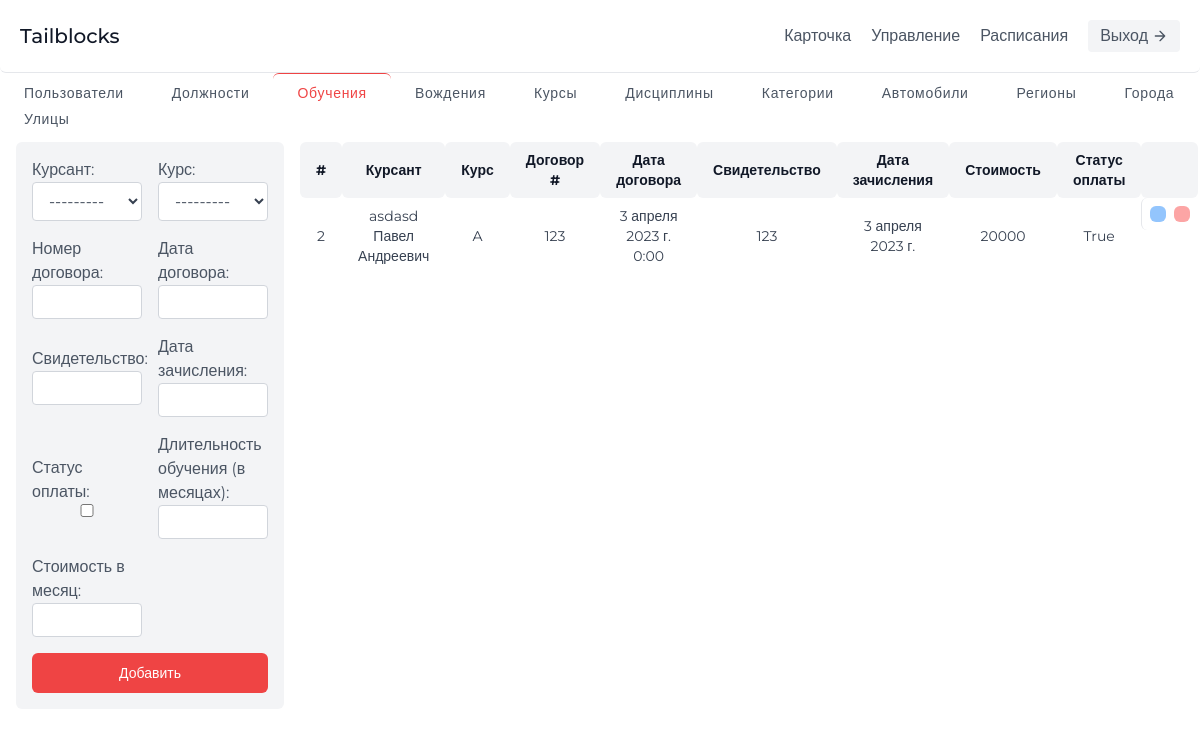
The app's page /control/trainings/ with its own data.
### app/models.py (models this page shows, shortened)
class Training(models.Model):
    id_cursant = models.ForeignKey('User', limit_choices_to={'is_cursant': 1}, on_delete=models.CASCADE, verbose_name="Курсант", related_name='cursant')
    id_course = models.ForeignKey(Course, on_delete=models.CASCADE, verbose_name="Курс")
    agreement_number = models.IntegerField(verbose_name='Номер договора')
    date_agreement = models.DateTimeField(verbose_name='Дата договора')
    certificate = models.CharField(max_length=255, verbose_name='Свидетельство')
    date_record = models.DateField(verbose_name='Дата зачисления')
    price = models.IntegerField(verbose_name='Стоимость')
    payment_status = models.BooleanField(verbose_name='Статус оплаты')
    class Meta:
        verbose_name = 'обучение'
        verbose_name_plural = 'обучения'

class User(AbstractUser):
    patronymic = models.CharField(blank=True, null=True, max_length=255, verbose_name='Отчество')
    date_of_birthday = models.DateField(blank=True, null=True, verbose_name='Дата рождения')
    passport_series = models.IntegerField(blank=True, null=True, verbose_name='Серия')
    passport_number = models.IntegerField(blank=True, null=True, verbose_name='Номер')
    date_references = models.DateField(blank=True, null=True, verbose_name='Дата выдачи')
    by_whom = models.CharField(blank=True, null=True, max_length=255, verbose_name='Кем выдан')
    id_region = models.ForeignKey(Region, on_delete=models.CASCADE, blank=True, null=True, verbose_name='Регион')
    id_city = models.ForeignKey(City, on_delete=models.CASCADE, blank=True, null=True, verbose_name='Город')
    id_street = models.ForeignKey(Street, on_delete=models.CASCADE, blank=True, null=True, verbose_name='Улица')
    house = models.CharField(blank=True, null=True, max_length=4, verbose_name='Дом')
    apartment = models.IntegerField(blank=True, null=True, verbose_name='Квартира')
    tel = models.CharField(blank=True, null=True, max_length=12, verbose_name='Телефон')
    status = models.CharField(max_length=255, blank=True, null=True, verbose_name='Статус')
    is_cursant = models.BooleanField(default=False, blank=True, verbose_name='Курсант')
    id_post = models.ForeignKey('Post', on_delete=models.CASCADE, blank=True, null=True, verbose_name='Должность')
    is_worker = models.BooleanField(default=False, blank=True, verbose_name='Сотрудник')
    class Meta:
        verbose_name = 'пользователь'
        verbose_name_plural = 'пользователи'
    def __str__(self):
        if self.last_name and self.first_name and self.patronymic:
            return '%s %s %s' % (self.last_name, self.first_name, self.patronymic)
        else:
            return self.username

class Course(models.Model):
    id_category = models.ForeignKey(Category, on_delete=models.CASCADE, verbose_name='Категория')
    price = models.IntegerField(verbose_name='Стоимость')
    start_date_education = models.DateField(verbose_name='Дата начала')
    end_date_education = models.DateField(verbose_name='Дата окончания')
    class Meta:
        verbose_name = 'курс'
        verbose_name_plural = 'курсы'
    def __str__(self):
        return '%s' % (self.id_category)

class Category(models.Model):
    name_category = models.CharField(max_length=155, verbose_name='Название')
    class Meta:
        verbose_name = 'категория'
        verbose_name_plural = 'категории'
    def __str__(self):
        return self.name_category

### app/views.py (the view)
# urls.py: path('control/trainings/', ControlView.trainingsControlPage, name='control-trainings'),
    def trainingsControlPage(request):
        trainings = Training.objects.all()
        form = WorkerPostTrainingForm(request.POST)
        return render(request, 'worker/control-trainings.html', {'trainings': trainings, 'form': form})

### app/forms.py (called while the page is built)
    def clean(self):
        cleaned_data = super().clean()
        duration = cleaned_data.get('duration')
        price_per_month = cleaned_data.get('price_per_month')
        if duration and price_per_month:
            price = duration * price_per_month
            cleaned_data['price'] = price
        return cleaned_data

### templates/worker/control-trainings.html (shortened to what this page needs)
{% extends '../base.html' %}
{% load static %}
{% block content %}
	{% block header %}
		{% include './includes/header-2.html' %}
	{% endblock header %}
	<main>
		<section class="text-gray-600 body-font">
			<div class="flex mx-auto flex-wrap mb-4">
				<a
					class="px-6 w-auto justify-center text-sm font-medium inline-flex items-center leading-none border-gray-200 hover:text-gray-900 hover:bg-gray-100 tracking-wider transition-all ease-in-out"
					href="{% url 'control-users' %}"
				>
					Пользователи
				</a>
				<a
					class="px-6 w-auto justify-center text-sm font-medium inline-flex items-center leading-none border-gray-200 hover:text-gray-900 hover:bg-gray-100 tracking-wider transition-all ease-in-out"
					href="{% url 'control-posts' %}"
				>
					Должности
				</a>
				<a
					class="w-auto justify-center border-t text-sm px-6 font-medium inline-flex items-center leading-none border-red-500 text-red-500 tracking-wider py-3"
					href="{% url 'control-trainings' %}"
				>
					Обучения
				</a>
				<a
					class="px-6 w-auto justify-center text-sm font-medium inline-flex items-center leading-none border-gray-200 hover:text-gray-900 hover:bg-gray-100 tracking-wider transition-all ease-in-out"
					href="{% url 'control-drivings' %}"
				>
					Вождения
				</a>
				<a
					class="px-6 w-auto justify-center text-sm font-medium inline-flex items-center leading-none border-gray-200 hover:text-gray-900 hover:bg-gray-100 tracking-wider transition-all ease-in-out"
					href="{% url 'control-courses' %}"
				>
					Курсы
				</a>
				<a
					class="px-6 w-auto justify-center text-sm font-medium inline-flex items-center leading-none border-gray-200 hover:text-gray-900 hover:bg-gray-100 tracking-wider transition-all ease-in-out"
					href="{% url 'control-disciplines' %}"
				>
					Дисциплины
				</a>
				<a
					class="px-6 w-auto justify-center text-sm font-medium inline-flex items-center leading-none border-gray-200 hover:text-gray-900 hover:bg-gray-100 tracking-wider transition-all ease-in-out"
					href="{% url 'control-categories' %}"
				>
					Категории
				</a>
				<a
					class="px-6 w-auto justify-center text-sm font-medium inline-flex items-center leading-none border-gray-200 hover:text-gray-900 hover:bg-gray-100 tracking-wider transition-all ease-in-out"
					href="{% url 'control-autos' %}"
				>
					Автомобили
				</a>
				<a
					class="px-6 w-auto justify-center text-sm font-medium inline-flex items-center leading-none border-gray-200 hover:text-gray-900 hover:bg-gray-100 tracking-wider transition-all ease-in-out"
					href="{% url 'control-regions' %}"
				>
					Регионы
				</a>
				<a
					class="px-6 w-auto justify-center text-sm font-medium inline-flex items-center leading-none border-gray-200 hover:text-gray-900 hover:bg-gray-100 tracking-wider transition-all ease-in-out"
					href="{% url 'control-cities' %}"
				>
					Города
				</a>
				<a
					class="px-6 w-auto justify-center text-sm font-medium inline-flex items-center leading-none border-gray-200 hover:text-gray-900 hover:bg-gray-100 tracking-wider transition-all ease-in-out"
					href="{% url 'control-streets' %}"
				>
					Улицы
				</a>
			</div>
			<div class="grid grid-cols-4">
				<div class="col-span-1 w-full px-4">
					<form
						method="POST"
						action="/control/training/new/"
						class="w-full items-center p-4 bg-gray-100 grid grid-cols-2 items-center justify-center gap-4"
					>
						{% csrf_token %} {{ form.as_div }}
						<button
						class='px-4 rounded-md hover:bg-red-600 col-span-2 py-2.5 text-sm font-medium bg-red-500 text-white'
							type="submit"
						>
							Добавить
						</button>
					</form>
				</div>
				<div class="col-span-3 pr-4 w-full">
					<table class="table-auto w-full">
						<thead class="text-gray-900 w-full font-medium text-sm bg-gray-100">
							<tr class="w-full">
								<th class="px-4 py-2 w-min">#</th>
								<th class="w-auto px-4 py-2">Курсант</th>
								<th class="w-auto px-4 py-2">Курс</th>
								<th class="w-auto px-4 py-2">Договор #</th>
								<th class="w-auto px-4 py-2">Дата договора</th>
								<th class="w-auto px-4 py-2">Свидетельство</th>
								<th class="w-auto px-4 py-2">Дата зачисления</th>
								<th class="w-auto px-4 py-2">Стоимость</th>
								<th class="w-auto px-4 py-2">Статус оплаты</th>
								<th class="w-auto px-4 py-2"></th>
							</tr>
						</thead>
						<tbody class="text-gray-700 text-sm overflow-y-auto">
							{% for item in trainings %}
							<tr>
								<td class="px-4 py-2 text-center">{{item.id}}</td>
								<td class="px-4 py-2 text-center">{{item.id_cursant}}</td>
								<td class="px-4 py-2 text-center">{{item.id_course}}</td>
								<td class="px-4 py-2 text-center">{{item.agreement_number}}</td>
								<td class="px-4 py-2 text-center">{{item.date_agreement}}</td>
								<td class="px-4 py-2 text-center">{{item.certificate}}</td>
								<td class="px-4 py-2 text-center">{{item.date_record}}</td>
								<td class="px-4 py-2 text-center">{{item.price}}</td>
								<td class="px-4 py-2 text-center">{{item.payment_status}}</td>
								<td class="px-2 py-2 flex items-center justify-center gap-2 border-l">
									<a
										class="px-2 py-2 rounded-md inline-flex items-center bg-blue-300 hover:bg-blue-400 justify-center ease-in-out transition-all"
										href="{% url 'update-training' item.id %}"
										title="Редактировать"
									>
									</a>
									<a
										class="px-2 py-2 rounded-md inline-flex items-center bg-red-300 hover:bg-red-400 justify-center ease-in-out transition-all"
										href="{% url 'remove-training' item.id %}"
										title="Удалить"
									>
									</a>
								</td>
							</tr>
							{% endfor %}
						</tbody>
					</table>
				</div>
			</div>
		</section>
	</main>
{% endblock content %}

### static/css/styles.css (style rules this page uses)
*, html { margin: 0; padding: 0; }

### records on screen
Training: id "2", id_cursant "asdasd Павел Андреевич", id_course "A", agreement_number "123", date_agreement "3 апреля 2023 г. 0:00", certificate "123", date_record "3 апреля 2023 г.", price "20000", payment_status "True"
